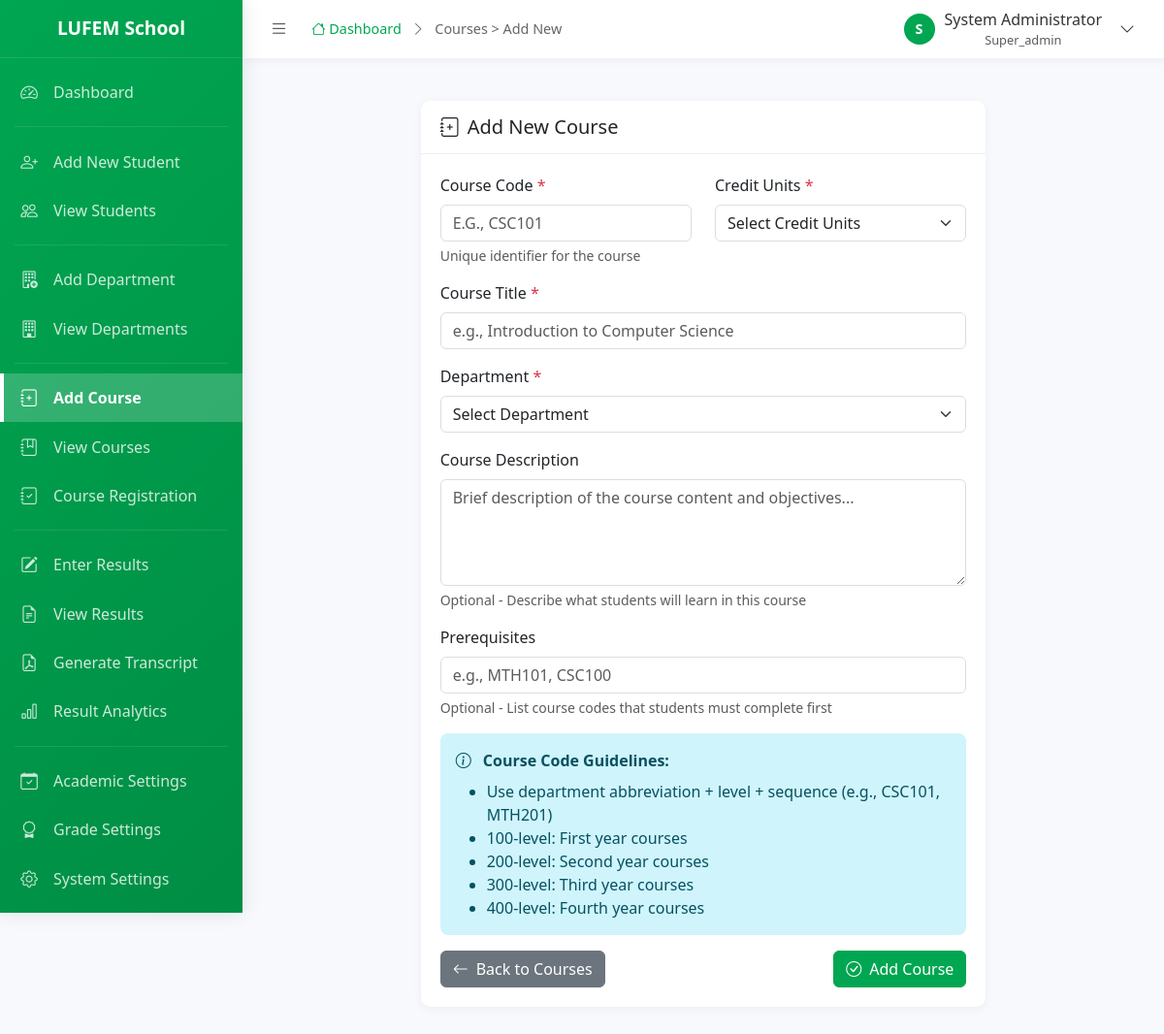
The page /admin/courses/add.php (signed in) on the database its author committed.
### tables this page shows
CREATE TABLE `institutions` (
  `institution_id` int(11) NOT NULL AUTO_INCREMENT,
  `institution_name` varchar(255) NOT NULL,
  `institution_code` varchar(20) NOT NULL,
  `address` text,
  `phone` varchar(20),
  `email` varchar(100),
  `website` varchar(100),
  `logo_path` varchar(255),
  `primary_color` varchar(7) DEFAULT '#00A651',
  `secondary_color` varchar(7) DEFAULT '#FFFFFF',
  `is_active` tinyint(1) DEFAULT 1,
  `created_at` timestamp NOT NULL DEFAULT CURRENT_TIMESTAMP,
  `updated_at` timestamp NOT NULL DEFAULT CURRENT_TIMESTAMP ON UPDATE CURRENT_TIMESTAMP,
  PRIMARY KEY (`institution_id`),
  UNIQUE KEY `institution_code` (`institution_code`)
);

CREATE TABLE `users` (
  `user_id` int(11) NOT NULL AUTO_INCREMENT,
  `institution_id` int(11) NOT NULL,
  `username` varchar(50) NOT NULL,
  `password` varchar(255) NOT NULL,
  `email` varchar(100),
  `full_name` varchar(255) NOT NULL,
  `role` enum('super_admin','admin','student') NOT NULL DEFAULT 'student',
  `is_active` tinyint(1) DEFAULT 1,
  `last_login` timestamp NULL DEFAULT NULL,
  `created_at` timestamp NOT NULL DEFAULT CURRENT_TIMESTAMP,
  `updated_at` timestamp NOT NULL DEFAULT CURRENT_TIMESTAMP ON UPDATE CURRENT_TIMESTAMP,
  PRIMARY KEY (`user_id`),
  UNIQUE KEY `username` (`username`),
  KEY `institution_id` (`institution_id`),
  FOREIGN KEY (`institution_id`) REFERENCES `institutions` (`institution_id`) ON DELETE CASCADE
);

### config/database.php (called while the page is built, shortened)
<?php
class Database {
    private $host = DB_HOST;
    private $user = DB_USER;
    private $pass = DB_PASS;
    private $dbname = DB_NAME;
    private $dbh;
    private $stmt;
    public function __construct() {
        $dsn = 'mysql:host=' . $this->host . ';dbname=' . $this->dbname . ';charset=utf8mb4';
        $options = array(
            PDO::ATTR_PERSISTENT => true,
            PDO::ATTR_ERRMODE => PDO::ERRMODE_EXCEPTION,
            PDO::ATTR_DEFAULT_FETCH_MODE => PDO::FETCH_ASSOC,
            PDO::ATTR_EMULATE_PREPARES => false
        );
        try {
            $this->dbh = new PDO($dsn, $this->user, $this->pass, $options);
        } catch(PDOException $e) {
            $this->error = $e->getMessage();
            echo 'Connection Error: ' . $this->error;
        }
    }
    public function query($query) {
        $this->stmt = $this->dbh->prepare($query);
    }
    public function bind($param, $value, $type = null) {
        if(is_null($type)) {
            switch(true) {
                case is_int($value):
                    $type = PDO::PARAM_INT;
                    break;
            }
        }
        $this->stmt->bindValue($param, $value, $type);
    }
    public function execute() {
        return $this->stmt->execute();
    }
    public function single() {
        $this->execute();
        return $this->stmt->fetch();
    }
}
?>

### admin/courses/add.php (the view, shortened to what this page needs)
<?php
$breadcrumb = "Courses > Add New";
$db = new Database();
$institution_id = get_institution_id();
$db->query("SELECT * FROM departments WHERE institution_id = :institution_id ORDER BY department_name");
$db->bind(':institution_id', $institution_id);
$departments = $db->resultSet();
include_once '../includes/header.php';
?>
<div class="container-fluid py-4">
    <div class="row justify-content-center">
        <div class="col-lg-8">
            <div class="card">
                <div class="card-header">
                    <h5 class="mb-0">
                        <i class="bi bi-journal-plus me-2"></i>Add New Course
                    </h5>
                </div>
                <div class="card-body">
                    <?php if (empty($departments)): ?>
                        <div class="alert alert-warning">
                            <i class="bi bi-exclamation-triangle me-2"></i>
                            No departments found. <a href="../departments/add.php">Create a department first</a> before adding courses.
                        </div>
                    <?php else: ?>
                    <form method="POST" action="">
                        <div class="row">
                            <div class="col-md-6">
                                <div class="mb-3">
                                    <label for="course_code" class="form-label">
                                        Course Code <span class="text-danger">*</span>
                                    </label>
                                    <input type="text" class="form-control" id="course_code"
                                           name="course_code" required maxlength="20"
                                           value="<?php echo isset($_POST['course_code']) ? htmlspecialchars($_POST['course_code']) : ''; ?>"
                                           placeholder="e.g., CSC101" style="text-transform: uppercase;">
                                    <div class="form-text">Unique identifier for the course</div>
                                </div>
                            </div>
                            <div class="col-md-6">
                                <div class="mb-3">
                                    <label for="credit_units" class="form-label">
                                        Credit Units <span class="text-danger">*</span>
                                    </label>
                                    <select class="form-select" id="credit_units" name="credit_units" required>
                                        <option value="">Select Credit Units</option>
                                    </select>
                                </div>
                            </div>
                        </div>
                        <div class="mb-3">
                            <label for="course_title" class="form-label">
                                Course Title <span class="text-danger">*</span>
                            </label>
                            <input type="text" class="form-control" id="course_title"
                                   name="course_title" required
                                   value="<?php echo isset($_POST['course_title']) ? htmlspecialchars($_POST['course_title']) : ''; ?>"
                                   placeholder="e.g., Introduction to Computer Science">
                        </div>
                        <div class="mb-3">
                            <label for="department_id" class="form-label">
                                Department <span class="text-danger">*</span>
                            </label>
                            <select class="form-select" id="department_id" name="department_id" required>
                                <option value="">Select Department</option>
                            </select>
                        </div>
                        <div class="mb-3">
                            <label for="course_description" class="form-label">Course Description</label>
                            <textarea class="form-control" id="course_description" name="course_description" rows="4"
                                      placeholder="Brief description of the course content and objectives..."><?php echo isset($_POST['course_description']) ? htmlspecialchars($_POST['course_description']) : ''; ?></textarea>
                            <div class="form-text">Optional - Describe what students will learn in this course</div>
                        </div>
                        <div class="mb-3">
                            <label for="prerequisites" class="form-label">Prerequisites</label>
                            <input type="text" class="form-control" id="prerequisites"
                                   name="prerequisites"
                                   value="<?php echo isset($_POST['prerequisites']) ? htmlspecialchars($_POST['prerequisites']) : ''; ?>"
                                   placeholder="e.g., MTH101, CSC100">
                            <div class="form-text">Optional - List course codes that students must complete first</div>
                        </div>
                        <div class="alert alert-info">
                            <i class="bi bi-info-circle me-2"></i>
                            <strong>Course Code Guidelines:</strong>
                            <ul class="mb-0 mt-2">
                                <li>Use department abbreviation + level + sequence (e.g., CSC101, MTH201)</li>
                                <li>100-level: First year courses</li>
                                <li>200-level: Second year courses</li>
                                <li>300-level: Third year courses</li>
                                <li>400-level: Fourth year courses</li>
                            </ul>
                        </div>
                        <div class="d-flex justify-content-between">
                            <a href="index.php" class="btn btn-secondary">
                                <i class="bi bi-arrow-left me-2"></i>Back to Courses
                            </a>
                            <button type="submit" class="btn btn-primary">
                                <i class="bi bi-check-circle me-2"></i>Add Course
                            </button>
                        </div>
                    </form>
                    <?php endif; ?>
                </div>
            </div>
        </div>
    </div>
</div>
<?php include_once '../includes/footer.php'; ?>

### admin/includes/header.php (shortened to what this page needs)
<?php
$user_id = get_user_id();
$db = new Database();
$db->query("SELECT * FROM users WHERE user_id = :user_id");
$db->bind(':user_id', $user_id);
$user = $db->single();
$institution_id = get_institution_id();
$db->query("SELECT * FROM institutions WHERE institution_id = :institution_id");
$db->bind(':institution_id', $institution_id);
$institution = $db->single();
$current_page = basename($_SERVER['PHP_SELF']);
$current_dir = basename(dirname($_SERVER['PHP_SELF']));
?>
<!DOCTYPE html>
<html lang="en">
<head>
    <link href="https://cdn.jsdelivr.net/npm/bootstrap@5.3.3/dist/css/bootstrap.min.css" rel="stylesheet">
    <link href="https://cdn.jsdelivr.net/npm/bootstrap-icons@1.11.1/font/bootstrap-icons.css" rel="stylesheet">
</head>
<body>
    <div id="sidebar-wrapper">
        <div class="sidebar-heading">
            <span class="school-name"><?php echo $institution['institution_name'] ?? 'LUFEM School'; ?></span>
        </div>
        <div class="list-group list-group-flush">
            <a href="<?php echo ADMIN_URL; ?>/dashboard.php" class="list-group-item <?php echo ($current_page == 'dashboard.php') ? 'active' : ''; ?>">
                <i class="bi bi-speedometer2"></i>
                <span class="menu-text">Dashboard</span>
            </a>
            <div class="sidebar-divider"></div>
            <a href="<?php echo ADMIN_URL; ?>/students/add.php" class="list-group-item <?php echo ($current_dir == 'students' && $current_page == 'add.php') ? 'active' : ''; ?>">
                <i class="bi bi-person-plus"></i>
                <span class="menu-text">Add New Student</span>
            </a>
            <a href="<?php echo ADMIN_URL; ?>/students/index.php" class="list-group-item <?php echo ($current_dir == 'students' && $current_page == 'index.php') ? 'active' : ''; ?>">
                <i class="bi bi-people"></i>
                <span class="menu-text">View Students</span>
            </a>
            <div class="sidebar-divider"></div>
            <a href="<?php echo ADMIN_URL; ?>/departments/add.php" class="list-group-item <?php echo ($current_dir == 'departments' && $current_page == 'add.php') ? 'active' : ''; ?>">
                <i class="bi bi-building-add"></i>
                <span class="menu-text">Add Department</span>
            </a>
            <a href="<?php echo ADMIN_URL; ?>/departments/index.php" class="list-group-item <?php echo ($current_dir == 'departments' && $current_page == 'index.php') ? 'active' : ''; ?>">
                <i class="bi bi-building"></i>
                <span class="menu-text">View Departments</span>
            </a>
            <div class="sidebar-divider"></div>
            <a href="<?php echo ADMIN_URL; ?>/courses/add.php" class="list-group-item <?php echo ($current_dir == 'courses' && $current_page == 'add.php') ? 'active' : ''; ?>">
                <i class="bi bi-journal-plus"></i>
                <span class="menu-text">Add Course</span>
            </a>
            <a href="<?php echo ADMIN_URL; ?>/courses/index.php" class="list-group-item <?php echo ($current_dir == 'courses' && $current_page == 'index.php') ? 'active' : ''; ?>">
                <i class="bi bi-journal-bookmark"></i>
                <span class="menu-text">View Courses</span>
            </a>
            <a href="<?php echo ADMIN_URL; ?>/courses/registration.php" class="list-group-item <?php echo ($current_dir == 'courses' && $current_page == 'registration.php') ? 'active' : ''; ?>">
                <i class="bi bi-journal-check"></i>
                <span class="menu-text">Course Registration</span>
            </a>
            <div class="sidebar-divider"></div>
            <a href="<?php echo ADMIN_URL; ?>/results/entry.php" class="list-group-item <?php echo ($current_dir == 'results' && $current_page == 'entry.php') ? 'active' : ''; ?>">
                <i class="bi bi-pencil-square"></i>
                <span class="menu-text">Enter Results</span>
            </a>
            <a href="<?php echo ADMIN_URL; ?>/results/index.php" class="list-group-item <?php echo ($current_dir == 'results' && $current_page == 'index.php') ? 'active' : ''; ?>">
                <i class="bi bi-file-earmark-text"></i>
                <span class="menu-text">View Results</span>
            </a>
            <a href="<?php echo ADMIN_URL; ?>/results/transcript.php" class="list-group-item <?php echo ($current_dir == 'results' && $current_page == 'transcript.php') ? 'active' : ''; ?>">
                <i class="bi bi-file-earmark-pdf"></i>
                <span class="menu-text">Generate Transcript</span>
            </a>
            <a href="<?php echo ADMIN_URL; ?>/results/analytics.php" class="list-group-item <?php echo ($current_dir == 'results' && $current_page == 'analytics.php') ? 'active' : ''; ?>">
                <i class="bi bi-bar-chart"></i>
                <span class="menu-text">Result Analytics</span>
            </a>
            <div class="sidebar-divider"></div>
            <a href="<?php echo ADMIN_URL; ?>/settings/academic.php" class="list-group-item <?php echo ($current_dir == 'settings' && $current_page == 'academic.php') ? 'active' : ''; ?>">
                <i class="bi bi-calendar-check"></i>
                <span class="menu-text">Academic Settings</span>
            </a>
            <a href="<?php echo ADMIN_URL; ?>/settings/grades.php" class="list-group-item <?php echo ($current_dir == 'settings' && $current_page == 'grades.php') ? 'active' : ''; ?>">
                <i class="bi bi-award"></i>
                <span class="menu-text">Grade Settings</span>
            </a>
            <a href="<?php echo ADMIN_URL; ?>/settings/system.php" class="list-group-item <?php echo ($current_dir == 'settings' && $current_page == 'system.php') ? 'active' : ''; ?>">
                <i class="bi bi-gear"></i>
                <span class="menu-text">System Settings</span>
            </a>
        </div>
    </div>
    <div id="page-content-wrapper">
        <div class="topbar">
            <div class="d-flex align-items-center">
                <button class="toggle-sidebar" id="toggleSidebar">
                    <i class="bi bi-list"></i>
                </button>
                <div class="breadcrumb-nav ms-3">
                    <a href="<?php echo ADMIN_URL; ?>/dashboard.php">
                        <i class="bi bi-house"></i> Dashboard
                    </a>
                    <?php if (isset($breadcrumb)): ?>
                        <i class="bi bi-chevron-right"></i>
                        <span><?php echo $breadcrumb; ?></span>
                    <?php endif; ?>
                </div>
            </div>
            <div class="user-dropdown">
                <button class="user-dropdown-toggle" id="userDropdownToggle">
                    <div class="user-avatar">
                        <?php echo strtoupper(substr($user['full_name'], 0, 1)); ?>
                    </div>
                    <div class="user-info d-none d-md-block">
                        <div class="user-name"><?php echo $user['full_name']; ?></div>
                        <div class="user-role text-muted" style="font-size: 0.8rem;"><?php echo ucfirst($user['role']); ?></div>
                    </div>
                    <i class="bi bi-chevron-down ms-2"></i>
                </button>
            </div>
        </div>
        <div class="main-content">

### rows shown on the page
institutions: institution_name "LUFEM School"
users: full_name "S", full_name "System Administrator", role "Super_admin"

### other values the page prints
$breadcrumb "Courses > Add New"
